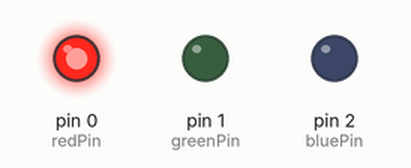
Simulated run of this sketch. Board: Arduino Uno, built with avr-gcc and run on an emulated ATmega328P. Parts: output pins drawn as LEDs (lit = HIGH).

Above: at 0.5 s.
At 1.5 s:
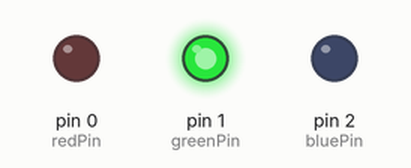
At 5.5 s:
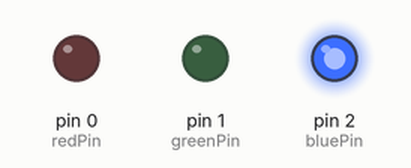
Timing chart, 0 to 6.9 s (numbered marks = the images above):
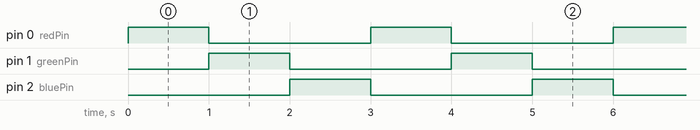

Measured:
- by itself, pin 0 (redPin), pin 1 (greenPin), pin 2 (bluePin): alternates HIGH for 1.0 s and LOW for 2.0 s
- by itself, everything shown: repeats every 3.0 s, in 3 steps

The sketch:

sketch_jun28a.ino
```cpp
int redPin = 0;
int greenPin = 1;
int bluePin = 2;

void setup() {
    pinMode(redPin, OUTPUT);
    pinMode(greenPin, OUTPUT);
    pinMode(bluePin, OUTPUT);
}

void loop() {
    // Set colors (adjust values as needed)
    digitalWrite(redPin, HIGH);    // Turn on red
    digitalWrite(greenPin, LOW);   // Turn off green
    digitalWrite(bluePin, LOW);    // Turn off blue
    delay(1000);                   // Wait for 1 second

    digitalWrite(redPin, LOW);     // Turn off red
    digitalWrite(greenPin, HIGH);  // Turn on green
    digitalWrite(bluePin, LOW);    // Turn off blue
    delay(1000);

    digitalWrite(redPin, LOW);     // Turn off red
    digitalWrite(greenPin, LOW);   // Turn off green
    digitalWrite(bluePin, HIGH);   // Turn on blue
    delay(1000);
}
```
